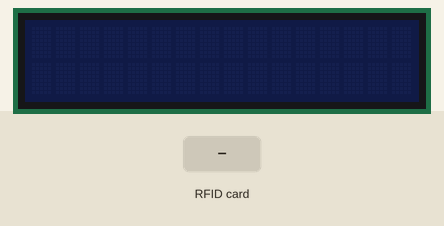
Recording of a sketch running on a simulated Arduino Uno, built with avr-gcc and run on an emulated ATmega328P. Parts: 16×2 character LCD. The inputs (shaded band) are chosen by the test bench.

Above: at 1.4 s.
1.5 s: RFID card 5E 7A 19 C4 held to the reader
At 1.9 s:
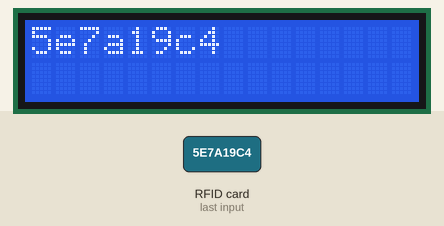
Timing chart, 0 to 4.5 s (numbered marks = the images above; inputs shaded):
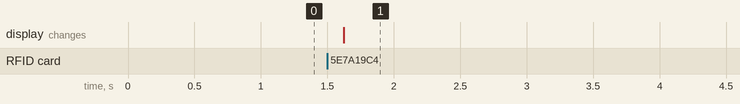

The sketch:

SpyRfid.ino
```cpp
//#define Sprintln(a) (Serial.println(F(a)))
#define Sprintln(a)

byte playerUid[4];
byte playerName[16];
byte playerData[16];

//boolean rfidDetected(byte &id);

#define checkin_tries_byte 0
#define speech_tries_byte 1
#define light_tries_byte 2
#define name_rfid_block 4
#define data_rfid_block 5
#define scanned_byte 15

byte speechRfidData[16];
/*
    byte dataBlock[]    = {
        0x01, 0x02, 0x03, 0x04, //  1,  2,   3,  4,
        0x05, 0x06, 0x07, 0x08, //  5,  6,   7,  8,
        0x08, 0x09, 0xff, 0x0b, //  9, 10, 255, 12,
        0x0c, 0x0d, 0x0e, 0x0f  // 13, 14,  15, 16
    };
*/
byte dataBlock[16];

//char asciiUid[8];
char *asciiUid;

String firstLine = "";
String secondLine = "";
String thirdLine = "";
String fourthLine = "";

void setup()
{
  Serial.begin(9600); // Initialize serial communications with the PC
  rfidSetup();
  lcdSetup();
}

void loop() {
  //state machine
  boolean status;
  itoa(playerUid[0], asciiUid ,16);
      if (rfidDetected(playerUid, playerName, playerData, scanned_byte)) {
        uidToHexAscii();

        //readRfid(speechRfidData,speech_rfid_block,16);
        //lcdMessageTwoLine("test", "testtest");
        //writeRfid(speechRfidData, speech_rfid_block, 16);
        //dump_byte_array(speechRfidData, 16); Serial.println();

        //resetProfileRfid();
        delay(1000);
      }

      closeRfid();


  delay(100);              // wait for 100 ms
}

void uidToHexAscii() {
  bin_to_strhex((unsigned char *)playerUid, sizeof(playerUid), &asciiUid);
  lcdMessageTwoLine(asciiUid, (char*)playerName);
  delay(10000);
  lcdSetup();
}


void bin_to_strhex(unsigned char *bin, unsigned int binsz, char **result)
{
  char          hex_str[]= "0123456789abcdef";
  unsigned int  i;

  *result = (char *)malloc(binsz * 2 + 1);
  (*result)[binsz * 2] = 0;

  if (!binsz)
    return;

  for (i = 0; i < binsz; i++)
    {
      (*result)[i * 2 + 0] = hex_str[(bin[i] >> 4) & 0x0F];
      (*result)[i * 2 + 1] = hex_str[(bin[i]     ) & 0x0F];
    }
}
```

miscsetup.ino
```cpp
#include <Wire.h>
#include <LiquidCrystal_I2C.h>
// Addr: 0x3F, 20 chars & 4 lines. Sometimes display boards use address 0x27
LiquidCrystal_I2C lcd(0x27, 2, 16); //Frentally display, use 0x3F if not working try 0x27
void lcdSetup()
{
  lcd.clear();
  lcd.init();
  delay(100);
  lcd.noBacklight();
  lcd.setCursor(0, 0);
  firstLine = "";
  secondLine = "";
  thirdLine = "";
  fourthLine = "";
}

void lcdDisplayOn() {
  lcd.backlight();
  lcd.print(firstLine);
  delay(2000);
  lcd.setCursor(0, 1);
  lcd.print(secondLine);
  lcd.setCursor(0, 2);
  lcd.blink();
}


void lcdMessage(String first, String second, String third, String fourth) {
  lcd.clear();
  lcd.setCursor(0, 0);
  lcd.print(first);
  lcd.setCursor(0, 1);
  lcd.print(second);
  lcd.setCursor(0, 2);
  lcd.print(third);
  lcd.setCursor(0, 3);
  lcd.print(fourth);
}

void lcdMessageTwoLine(String first, String second) {
  lcd.backlight();
  lcd.clear();
  lcd.setCursor(0, 0);
  lcd.print(first);
  lcd.setCursor(0, 1);
  lcd.print(second);
}
```

rfidsetup.ino
```cpp
#include <SPI.h>
#include <MFRC522.h>

#define RST_PIN         9           // Configurable, see typical pin layout above
#define SS_PIN          10          // Configurable, see typical pin layout above

MFRC522 mfrc522(SS_PIN, RST_PIN);   // Create MFRC522 instance.

MFRC522::MIFARE_Key key;


void rfidSetup()
{
  SPI.begin();        // Init SPI bus
  mfrc522.PCD_Init();
  mfrc522.PCD_SetAntennaGain(mfrc522.RxGain_33dB);  //RxGain_33dB RxGain_38dB RxGain_43dB RxGain_48dB


  for (byte i = 0; i < 6; i++) {
    key.keyByte[i] = 0xFF;
  }
}


boolean rfidDetected(byte uid[], byte playerName[], byte playerData[], int incByteLoc) {
  // Look for new cards
  if ( ! mfrc522.PICC_IsNewCardPresent())
    return false;

  // make sure nuid has been read
  if ( ! mfrc522.PICC_ReadCardSerial())
    return false;

  for (int i = 0; i < 4; i++) {
    uid[i] = mfrc522.uid.uidByte[i];
  }
  Sprintln("found uid");
  //dump_byte_array(uid, 4);
  boolean status;
  status = readRfid(playerName, name_rfid_block, 16);
  if (status != true) {return status;}
  status = readRfid(playerData, data_rfid_block, 16);
  if (status != true) {return status;}
  status = incrementBlockRfid(incByteLoc);
  if (status != true) {return status;}
  return true;
}

boolean writeRfid(byte *dataBlock, byte blockAddr, byte bufferSize) {
  byte trailerBlock   = (blockAddr/4)*4 + 3;
  MFRC522::StatusCode status;
  byte buffer[18];
  byte size = sizeof(buffer);

  status = (MFRC522::StatusCode) mfrc522.PCD_Authenticate(MFRC522::PICC_CMD_MF_AUTH_KEY_A, trailerBlock, &key, &(mfrc522.uid));
  if (status != MFRC522::STATUS_OK) {return false;}
  status = (MFRC522::StatusCode) mfrc522.MIFARE_Write(blockAddr, dataBlock, bufferSize);
  if (status != MFRC522::STATUS_OK) {return false;} Sprintln("wrote rf data");
  return true;
}

boolean readRfid(byte *dataBlock, byte blockAddr, byte bufferSize) {
  byte trailerBlock   = (blockAddr/4)*4 + 3;
  MFRC522::StatusCode status;
  byte buffer[18];
  byte size = sizeof(buffer);

  status = (MFRC522::StatusCode) mfrc522.PCD_Authenticate(MFRC522::PICC_CMD_MF_AUTH_KEY_A, trailerBlock, &key, &(mfrc522.uid));
  if (status != MFRC522::STATUS_OK) {return false;}
  status = (MFRC522::StatusCode) mfrc522.MIFARE_Read(blockAddr, buffer, &size);
  if (status != MFRC522::STATUS_OK) {return false;}

  memcpy(dataBlock, buffer, 16);  Sprintln("read rf data");
  return true;
}

boolean incrementBlockRfid(byte dataBlockByte) {
  boolean status;
  byte rfidData[16];
  Sprintln("start increment function");
  status = readRfid(rfidData,data_rfid_block,16);
  if (status != true) {return status;}
  rfidData[dataBlockByte]++;
  status = writeRfid(rfidData,data_rfid_block,16);
  return status;
}

boolean resetProfileRfid() {
  boolean status;
  byte rfidData[16] = {0};
  status = writeRfid(rfidData,name_rfid_block,16);
  if (status != true) {return status;}
  status = writeRfid(rfidData,data_rfid_block,16);
  if (status != true) {return status;}
  Sprintln("reset successful");
  return status;
}

void closeRfid() {
  // Halt PICC
  mfrc522.PICC_HaltA();
  // Stop encryption on PCD
  mfrc522.PCD_StopCrypto1();
}


void dump_byte_array(byte *buffer, byte bufferSize) {
  for (byte i = 0; i < bufferSize; i++) {
    Serial.print(buffer[i] < 0x10 ? " 0" : " ");
    Serial.print(buffer[i], HEX);
  }
}

boolean timeOut() {
  return false;
}
```

Measured:
- after the input at 1.5 s, the display: changes after 0.12 s (image 1)
